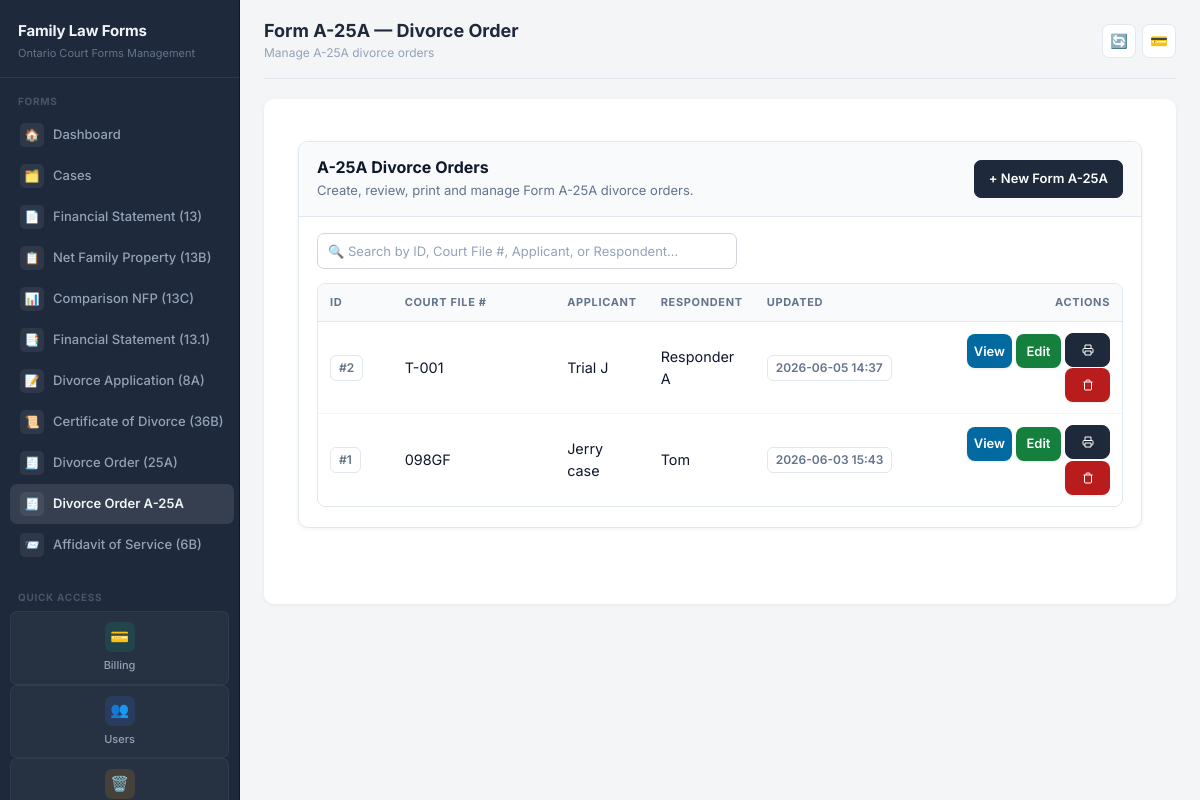
Page /forms/divorce-order/onepage-list/ (signed in) on the earlier database version.
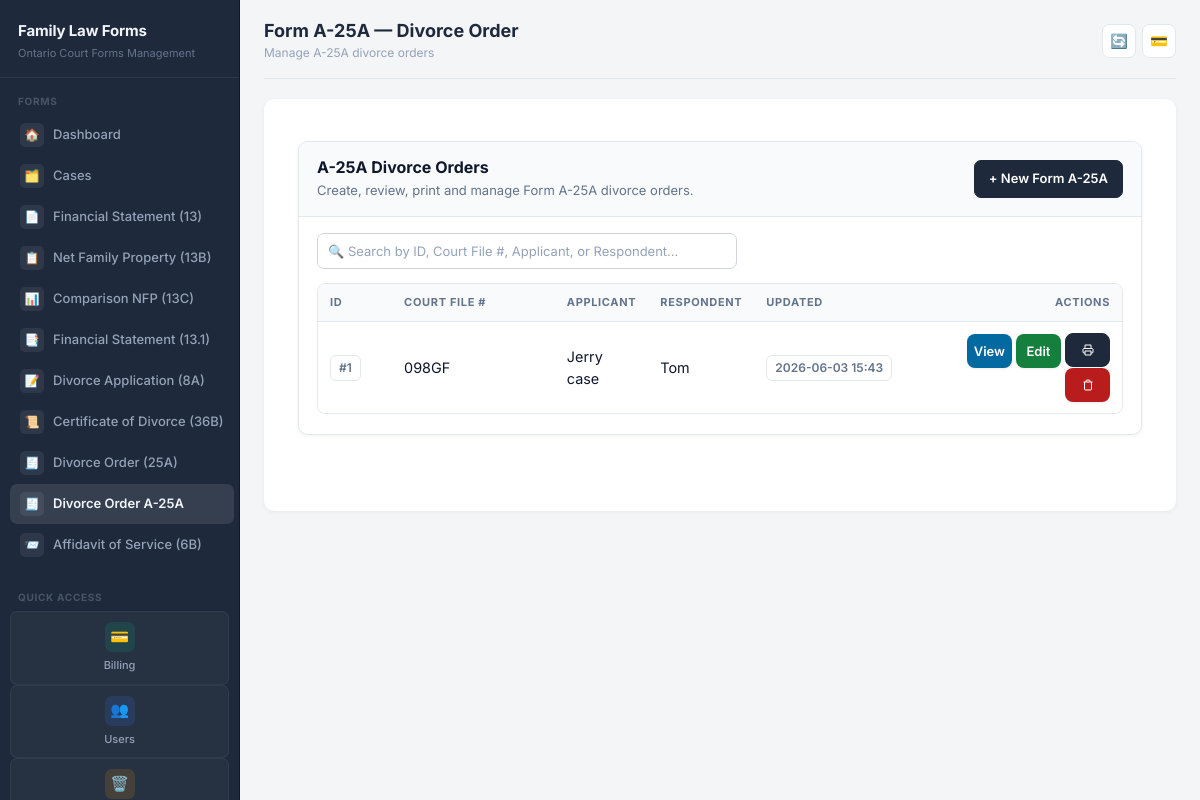
Same page on the later database version.
### forms/models.py (models this page shows, shortened)
class SoftDeleteMixin(models.Model):
    is_deleted = models.BooleanField(default=False)
    deleted_at = models.DateTimeField(null=True, blank=True)
    objects = SoftDeleteManager()
    all_objects = AllObjectsManager()
    deleted_objects = DeletedObjectsManager()
    class Meta:
        abstract = True

class DivorceOrderA25A(SoftDeleteMixin, models.Model):
    court_name = models.CharField(max_length=255, blank=True, null=True)
    court_file_number = models.CharField(max_length=100, blank=True, null=True)
    court_office_address = models.CharField(max_length=255, blank=True, null=True)
    case_file = models.ForeignKey(
        'CaseFile', on_delete=models.SET_NULL, blank=True, null=True,
        related_name='divorce_order_a25as'
    )
    judge_name = models.CharField(max_length=255, blank=True, null=True)
    judge_title = models.CharField(max_length=255, blank=True, null=True)
    applicant_name = models.CharField(max_length=255, blank=True, null=True)
    applicant_address = models.TextField(blank=True, null=True)
    applicant_lawyer_name = models.CharField(max_length=255, blank=True, null=True)
    applicant_lawyer_address = models.TextField(blank=True, null=True)
    respondent_name = models.CharField(max_length=255, blank=True, null=True)
    respondent_address = models.TextField(blank=True, null=True)
    respondent_lawyer_name = models.CharField(max_length=255, blank=True, null=True)
    respondent_lawyer_address = models.TextField(blank=True, null=True)
    application_of_name = models.CharField(max_length=255, blank=True, null=True)
    persons_in_court = models.TextField(blank=True, null=True)
    evidence_submissions = models.TextField(blank=True, null=True)
    marriage_place = models.CharField(max_length=255, blank=True, null=True)
    marriage_date = models.DateField(blank=True, null=True)
    divorce_effective_days = models.PositiveIntegerField(default=31, blank=True, null=True)
    other_relief_details = models.TextField(blank=True, null=True)
    date_of_order = models.DateField(blank=True, null=True)
    date_of_signature = models.DateField(blank=True, null=True)
    judge_or_clerk_signature = models.CharField(max_length=255, blank=True, null=True)
    created_at = models.DateTimeField(auto_now_add=True)
    updated_at = models.DateTimeField(auto_now=True)
    class Meta:
        ordering = ["-updated_at", "-created_at"]

### forms/views.py (the view)
# urls.py: path('divorce-order/onepage-list/', views.divorce_order_onepage_list, name='divorce_order_onepage_list'),
@login_required
def divorce_order_onepage_list(request):
    orders = DivorceOrderA25A.objects.all().order_by("-updated_at")
    perms = user_permissions(request).get(
        "user_permissions",
        {}
    ).get(
        "divorce_order",
        {}
    )
    for order in orders:
        order.can_view = request.user.is_superuser or perms.get("view", False)
        order.can_edit = request.user.is_superuser or perms.get("edit", False)
        order.can_print = request.user.is_superuser or perms.get("print", False)
        order.can_delete = request.user.is_superuser or perms.get("delete", False)
    return render(request, "forms/divorce_order_onepage_list.html", {"orders": orders})

### forms/models.py (called while the page is built)
    def get_queryset(self):
        return super().get_queryset().filter(is_deleted=False)

### users/context_processors.py (called while the page is built, shortened)
def user_permissions(request):
    context = {
        'user_modules': {},
        'user_permissions': {},
    }
    if not request.user.is_authenticated:
        return context
    if request.user.is_superuser:
        modules = Module.objects.filter(is_active=True)
        context['user_modules'] = {m.code: True for m in modules}
        context['user_permissions'] = {
            m.code: {
                'view': True,
                'create': True,
                'edit': True,
                'delete': True,
                'print': True,
                'export': True,
            } for m in modules
        }
        return context

### forms/templates/forms/divorce_order_onepage_list.html (shortened to what this page needs)
{% extends 'base.html' %}
{% block header %}
Form A-25A — Divorce Order
{% endblock %}
{% block subheader %}
Manage A-25A divorce orders
{% endblock %}
{% block content %}
<div class="page-wrap">
  <div class="shell">
    <div class="header">
      <div class="title-block">
        <h2>
          A-25A Divorce Orders
        </h2>
        <p>
          Create, review, print and manage Form A-25A divorce orders.
        </p>
      </div>
      <a class="btn-modern btn-primary-modern"
         href="{% url 'divorce_order_a25a_create' %}">
        + New Form A-25A
      </a>
    </div>
    <div class="content">
      <div class="search-box">
        <input type="text"
               class="search-input"
               id="searchInput"
               placeholder="🔍 Search by ID, Court File #, Applicant, or Respondent...">
      </div>
      <div class="table-shell">
        <div class="table-responsive">
          <table class="modern">
            <thead>
              <tr>
                <th style="width:80px;">
                  ID
                </th>
                <th style="width:180px;">
                  Court File #
                </th>
                <th>
                  Applicant
                </th>
                <th>
                  Respondent
                </th>
                <th style="width:160px;">
                  Updated
                </th>
                <th style="width:250px; text-align:right;">
                  Actions
                </th>
              </tr>
            </thead>
            <tbody>
              {% for order in orders %}
              <tr>
                <td>
                  <span class="chip">
                    #{{ order.id }}
                  </span>
                </td>
                <td>
                  {{ order.court_file_number|default:"—" }}
                </td>
                <td>
                  {{ order.applicant_name|default:"—" }}
                </td>
                <td>
                  {{ order.respondent_name|default:"—" }}
                </td>
                <td>
                  <span class="chip">
                    {{ order.updated_at|date:"Y-m-d H:i" }}
                  </span>
                </td>
                <td class="text-end">
                  {% with can_view=order.can_view can_edit=order.can_edit can_print=order.can_print can_delete=order.can_delete %}
                    {% include 'partials/action_buttons.html' with object_id=order.id view_name='divorce_order_a25a_view' edit_name='divorce_order_a25a_page' print_name='divorce_order_a25a_print' delete_name='divorce_order_a25a_delete' can_view=can_view can_edit=can_edit can_print=can_print can_delete=can_delete object_label='A-25A Divorce Order' %}
                  {% endwith %}
                </td>
              </tr>
              {% endfor %}
            </tbody>
          </table>
        </div>
      </div>
    </div>
  </div>
</div>
{% endblock %}

### forms/templates/partials/action_buttons.html (shortened to what this page needs)
<div class="actions">
  {% if can_view %}
    {% if view_name %}
      <a class="btn-mini btn-info-modern" href="{% url view_name object_id %}">View</a>
    {% endif %}
  {% endif %}
  {% if can_edit %}
    {% if edit_name %}
      <a class="btn-mini btn-edit-modern" href="{% url edit_name object_id %}">Edit</a>
    {% endif %}
  {% endif %}
  {% if can_print %}
    {% if print_name %}
      <a class="btn-mini btn-modern" href="{% url print_name object_id %}" target="_blank" title="Print {{ object_label|default:'record' }}">
        <svg width="12" height="12" fill="none" stroke="currentColor" stroke-width="2" viewBox="0 0 24 24" style="vertical-align: -1px;"><path d="M6 9V2h12v7M6 18H4a2 2 0 01-2-2v-5a2 2 0 012-2h16a2 2 0 012 2v5a2 2 0 01-2 2h-2M6 14h12v8H6z"/></svg>
      </a>
    {% endif %}
  {% endif %}
  {% if can_delete %}
    {% if delete_name %}
      <a class="btn-mini btn-delete-modern" href="{% url delete_name object_id %}" title="Delete {{ object_label|default:'record' }}">
        <svg width="12" height="12" fill="none" stroke="currentColor" stroke-width="2" viewBox="0 0 24 24" style="vertical-align: -1px;"><path d="M3 6h18M19 6v14a2 2 0 01-2 2H7a2 2 0 01-2-2V6m3 0V4a2 2 0 012-2h4a2 2 0 012 2v2"/></svg>
      </a>
    {% endif %}
  {% endif %}
</div>

Differences in the rows shown:
removed DivorceOrderA25A: id "2", court_file_number "T-001", applicant_name "Trial J", respondent_name "Responder A", updated_at "2026-06-05 14:37"
